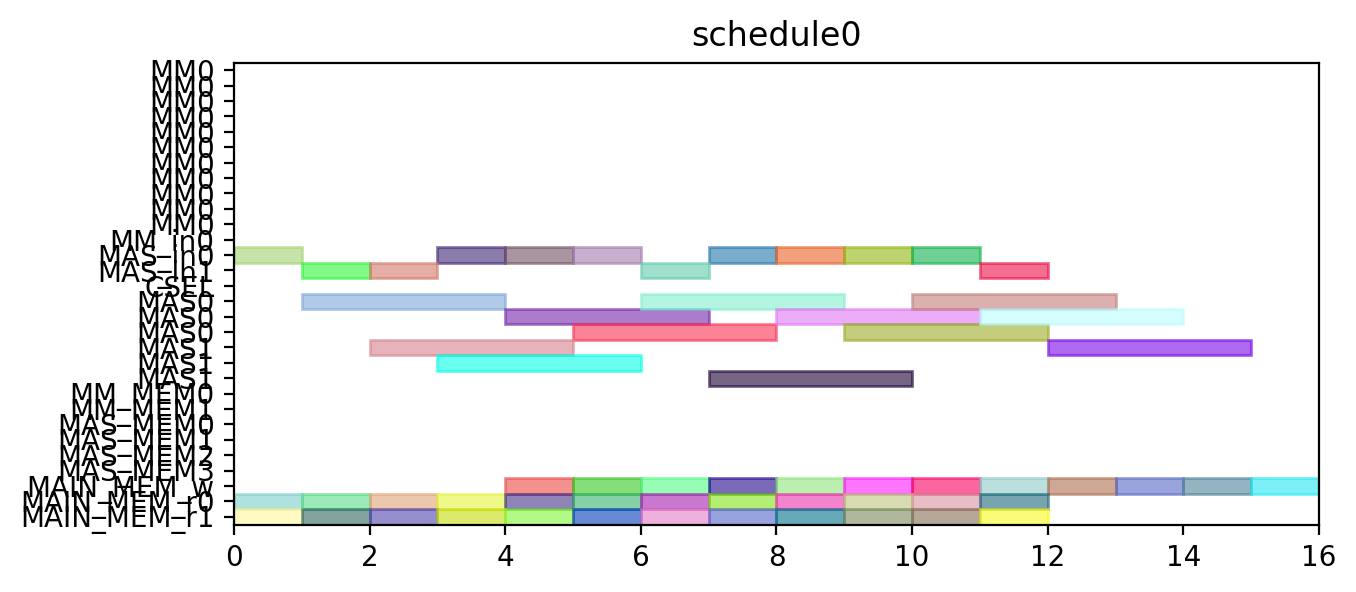

Reproduce this figure in Python.
from pyschedule import Scenario, solvers, plotters, alt


def solve():
	horizon = 120
	S = Scenario("schedule0", horizon=horizon)

	# resource
	MM = S.Resources('MM', num=1, size=11)
	MM_in = S.Resources('MM_in', num=1)
	MAS_in = S.Resources('MAS_in', num=2)
	CSEL = S.Resource('CSEL')
	MAS = S.Resources('MAS', num=2, size=3, periods=range(1, horizon))
	MM_MEM = S.Resources('MM_MEM', num=2)
	MAS_MEM = S.Resources('MAS_MEM', num=4)
	MAIN_MEM_w = S.Resource('MAIN_MEM_w', size=1)
	MAIN_MEM_r = S.Resources('MAIN_MEM_r', num=2)

	# result of previous scheduling

	# new tasks
	c000 = S.Task('c000', length=3, delay_cost=1)
	c000 += alt(MAS)
	c000_in = S.Task('c000_in', length=1, delay_cost=1)
	c000_in += alt(MAS_in)
	S += c000_in*MAS_in[0]<=c000*MAS[0]

	S += c000_in*MAS_in[1]<=c000*MAS[1]

	S += 0<c000

	c000_w = S.Task('c000_w', length=1, delay_cost=1)
	c000_w += alt(MAIN_MEM_w)
	S += c000 <= c000_w

	c000_mem0 = S.Task('c000_mem0', length=1, delay_cost=1)
	c000_mem0 += MAIN_MEM_r[0]
	S += c000_mem0 <= c000

	c000_mem1 = S.Task('c000_mem1', length=1, delay_cost=1)
	c000_mem1 += MAIN_MEM_r[1]
	S += c000_mem1 <= c000

	c001 = S.Task('c001', length=3, delay_cost=1)
	c001 += alt(MAS)
	c001_in = S.Task('c001_in', length=1, delay_cost=1)
	c001_in += alt(MAS_in)
	S += c001_in*MAS_in[0]<=c001*MAS[0]

	S += c001_in*MAS_in[1]<=c001*MAS[1]

	S += 0<c001

	c001_w = S.Task('c001_w', length=1, delay_cost=1)
	c001_w += alt(MAIN_MEM_w)
	S += c001 <= c001_w

	c001_mem0 = S.Task('c001_mem0', length=1, delay_cost=1)
	c001_mem0 += MAIN_MEM_r[0]
	S += c001_mem0 <= c001

	c001_mem1 = S.Task('c001_mem1', length=1, delay_cost=1)
	c001_mem1 += MAIN_MEM_r[1]
	S += c001_mem1 <= c001

	c010 = S.Task('c010', length=3, delay_cost=1)
	c010 += alt(MAS)
	c010_in = S.Task('c010_in', length=1, delay_cost=1)
	c010_in += alt(MAS_in)
	S += c010_in*MAS_in[0]<=c010*MAS[0]

	S += c010_in*MAS_in[1]<=c010*MAS[1]

	S += 0<c010

	c010_w = S.Task('c010_w', length=1, delay_cost=1)
	c010_w += alt(MAIN_MEM_w)
	S += c010 <= c010_w

	c010_mem0 = S.Task('c010_mem0', length=1, delay_cost=1)
	c010_mem0 += MAIN_MEM_r[0]
	S += c010_mem0 <= c010

	c010_mem1 = S.Task('c010_mem1', length=1, delay_cost=1)
	c010_mem1 += MAIN_MEM_r[1]
	S += c010_mem1 <= c010

	c011 = S.Task('c011', length=3, delay_cost=1)
	c011 += alt(MAS)
	c011_in = S.Task('c011_in', length=1, delay_cost=1)
	c011_in += alt(MAS_in)
	S += c011_in*MAS_in[0]<=c011*MAS[0]

	S += c011_in*MAS_in[1]<=c011*MAS[1]

	S += 0<c011

	c011_w = S.Task('c011_w', length=1, delay_cost=1)
	c011_w += alt(MAIN_MEM_w)
	S += c011 <= c011_w

	c011_mem0 = S.Task('c011_mem0', length=1, delay_cost=1)
	c011_mem0 += MAIN_MEM_r[0]
	S += c011_mem0 <= c011

	c011_mem1 = S.Task('c011_mem1', length=1, delay_cost=1)
	c011_mem1 += MAIN_MEM_r[1]
	S += c011_mem1 <= c011

	c100 = S.Task('c100', length=3, delay_cost=1)
	c100 += alt(MAS)
	c100_in = S.Task('c100_in', length=1, delay_cost=1)
	c100_in += alt(MAS_in)
	S += c100_in*MAS_in[0]<=c100*MAS[0]

	S += c100_in*MAS_in[1]<=c100*MAS[1]

	S += 0<c100

	c100_w = S.Task('c100_w', length=1, delay_cost=1)
	c100_w += alt(MAIN_MEM_w)
	S += c100 <= c100_w

	c100_mem0 = S.Task('c100_mem0', length=1, delay_cost=1)
	c100_mem0 += MAIN_MEM_r[0]
	S += c100_mem0 <= c100

	c100_mem1 = S.Task('c100_mem1', length=1, delay_cost=1)
	c100_mem1 += MAIN_MEM_r[1]
	S += c100_mem1 <= c100

	c101 = S.Task('c101', length=3, delay_cost=1)
	c101 += alt(MAS)
	c101_in = S.Task('c101_in', length=1, delay_cost=1)
	c101_in += alt(MAS_in)
	S += c101_in*MAS_in[0]<=c101*MAS[0]

	S += c101_in*MAS_in[1]<=c101*MAS[1]

	S += 0<c101

	c101_w = S.Task('c101_w', length=1, delay_cost=1)
	c101_w += alt(MAIN_MEM_w)
	S += c101 <= c101_w

	c101_mem0 = S.Task('c101_mem0', length=1, delay_cost=1)
	c101_mem0 += MAIN_MEM_r[0]
	S += c101_mem0 <= c101

	c101_mem1 = S.Task('c101_mem1', length=1, delay_cost=1)
	c101_mem1 += MAIN_MEM_r[1]
	S += c101_mem1 <= c101

	c110 = S.Task('c110', length=3, delay_cost=1)
	c110 += alt(MAS)
	c110_in = S.Task('c110_in', length=1, delay_cost=1)
	c110_in += alt(MAS_in)
	S += c110_in*MAS_in[0]<=c110*MAS[0]

	S += c110_in*MAS_in[1]<=c110*MAS[1]

	S += 0<c110

	c110_w = S.Task('c110_w', length=1, delay_cost=1)
	c110_w += alt(MAIN_MEM_w)
	S += c110 <= c110_w

	c110_mem0 = S.Task('c110_mem0', length=1, delay_cost=1)
	c110_mem0 += MAIN_MEM_r[0]
	S += c110_mem0 <= c110

	c110_mem1 = S.Task('c110_mem1', length=1, delay_cost=1)
	c110_mem1 += MAIN_MEM_r[1]
	S += c110_mem1 <= c110

	c111 = S.Task('c111', length=3, delay_cost=1)
	c111 += alt(MAS)
	c111_in = S.Task('c111_in', length=1, delay_cost=1)
	c111_in += alt(MAS_in)
	S += c111_in*MAS_in[0]<=c111*MAS[0]

	S += c111_in*MAS_in[1]<=c111*MAS[1]

	S += 0<c111

	c111_w = S.Task('c111_w', length=1, delay_cost=1)
	c111_w += alt(MAIN_MEM_w)
	S += c111 <= c111_w

	c111_mem0 = S.Task('c111_mem0', length=1, delay_cost=1)
	c111_mem0 += MAIN_MEM_r[0]
	S += c111_mem0 <= c111

	c111_mem1 = S.Task('c111_mem1', length=1, delay_cost=1)
	c111_mem1 += MAIN_MEM_r[1]
	S += c111_mem1 <= c111

	c200 = S.Task('c200', length=3, delay_cost=1)
	c200 += alt(MAS)
	c200_in = S.Task('c200_in', length=1, delay_cost=1)
	c200_in += alt(MAS_in)
	S += c200_in*MAS_in[0]<=c200*MAS[0]

	S += c200_in*MAS_in[1]<=c200*MAS[1]

	S += 0<c200

	c200_w = S.Task('c200_w', length=1, delay_cost=1)
	c200_w += alt(MAIN_MEM_w)
	S += c200 <= c200_w

	c200_mem0 = S.Task('c200_mem0', length=1, delay_cost=1)
	c200_mem0 += MAIN_MEM_r[0]
	S += c200_mem0 <= c200

	c200_mem1 = S.Task('c200_mem1', length=1, delay_cost=1)
	c200_mem1 += MAIN_MEM_r[1]
	S += c200_mem1 <= c200

	c201 = S.Task('c201', length=3, delay_cost=1)
	c201 += alt(MAS)
	c201_in = S.Task('c201_in', length=1, delay_cost=1)
	c201_in += alt(MAS_in)
	S += c201_in*MAS_in[0]<=c201*MAS[0]

	S += c201_in*MAS_in[1]<=c201*MAS[1]

	S += 0<c201

	c201_w = S.Task('c201_w', length=1, delay_cost=1)
	c201_w += alt(MAIN_MEM_w)
	S += c201 <= c201_w

	c201_mem0 = S.Task('c201_mem0', length=1, delay_cost=1)
	c201_mem0 += MAIN_MEM_r[0]
	S += c201_mem0 <= c201

	c201_mem1 = S.Task('c201_mem1', length=1, delay_cost=1)
	c201_mem1 += MAIN_MEM_r[1]
	S += c201_mem1 <= c201

	c210 = S.Task('c210', length=3, delay_cost=1)
	c210 += alt(MAS)
	c210_in = S.Task('c210_in', length=1, delay_cost=1)
	c210_in += alt(MAS_in)
	S += c210_in*MAS_in[0]<=c210*MAS[0]

	S += c210_in*MAS_in[1]<=c210*MAS[1]

	S += 0<c210

	c210_w = S.Task('c210_w', length=1, delay_cost=1)
	c210_w += alt(MAIN_MEM_w)
	S += c210 <= c210_w

	c210_mem0 = S.Task('c210_mem0', length=1, delay_cost=1)
	c210_mem0 += MAIN_MEM_r[0]
	S += c210_mem0 <= c210

	c210_mem1 = S.Task('c210_mem1', length=1, delay_cost=1)
	c210_mem1 += MAIN_MEM_r[1]
	S += c210_mem1 <= c210

	c211 = S.Task('c211', length=3, delay_cost=1)
	c211 += alt(MAS)
	c211_in = S.Task('c211_in', length=1, delay_cost=1)
	c211_in += alt(MAS_in)
	S += c211_in*MAS_in[0]<=c211*MAS[0]

	S += c211_in*MAS_in[1]<=c211*MAS[1]

	S += 0<c211

	c211_w = S.Task('c211_w', length=1, delay_cost=1)
	c211_w += alt(MAIN_MEM_w)
	S += c211 <= c211_w

	c211_mem0 = S.Task('c211_mem0', length=1, delay_cost=1)
	c211_mem0 += MAIN_MEM_r[0]
	S += c211_mem0 <= c211

	c211_mem1 = S.Task('c211_mem1', length=1, delay_cost=1)
	c211_mem1 += MAIN_MEM_r[1]
	S += c211_mem1 <= c211

	solvers.mip.solve(S,msg=1,kind='CPLEX',ratio_gap=1.01)

	solution = [['hoge']*len(S.solution()[1]) for i in range(len(S.solution()))]
	for i in range(len(S.solution())):
		for j in range(len(S.solution()[i])):
			solution[i][j]=str(S.solution()[i][j])
	print(solution)

	cycles = int(solution[-1][3])

	pic_file_name = "/mnt/rose/usr1/fukuda/ABE/multiRAM_multiMAS_16mux/scheduling_result/stage11MM1_stage3MAS2/CONJ/schedule0.png"
	if(S.solution() != []):
		plotters.matplotlib.plot(S,img_filename=pic_file_name, show_task_labels=False, fig_size=(cycles*0.25+3, 3))

	return solution
